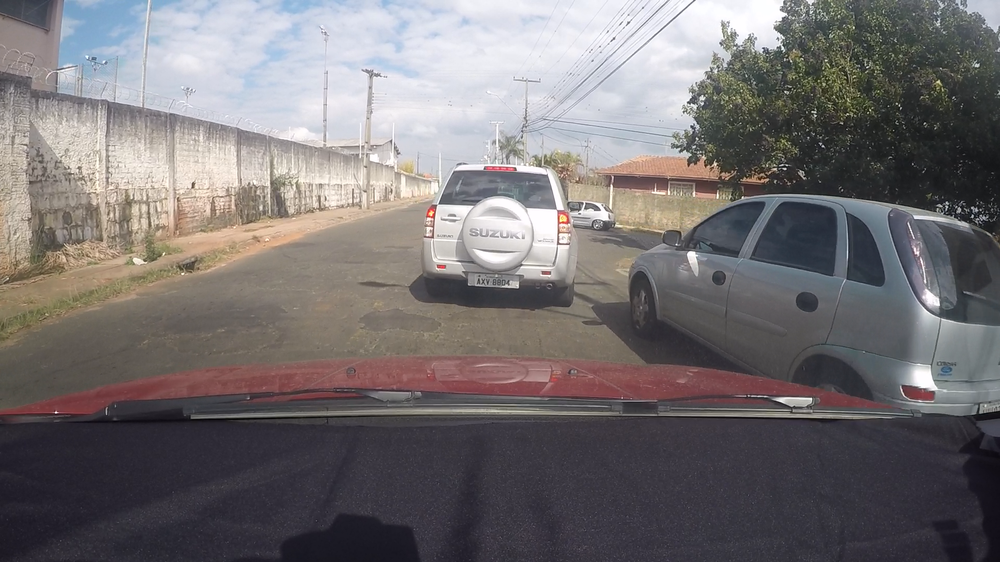
#> input picture code/track1.png, 1000 x 562 px, shrunk from 1920 x 1080 before the run
$ python sobel.py
#> lines starting #> are read from the running program, lines starting #| are printed output that depends on the picture; after the words box and inside, x2 and y2 are one past the last pixel; in counts of white or black regions, pixels touching at a corner belong together
import cv2
import numpy as np
import math

def draw(img):

    cv2.imshow('image', img)
    cv2.waitKey(0)
    cv2.destroyAllWindows()

def auto_canny(image, sigma=0.33):

  # compute the median of the single channel pixel intensities
  v = np.median(image)

  # apply automatic Canny edge detection using the computed median
  lower = int(max(0, (1.0 - sigma) * v))
  upper = int(min(255, (1.0 + sigma) * v))
  edged = cv2.Canny(image, lower, upper)

  # return the edged image
  return edged

img = cv2.imread('track1.png', 0)
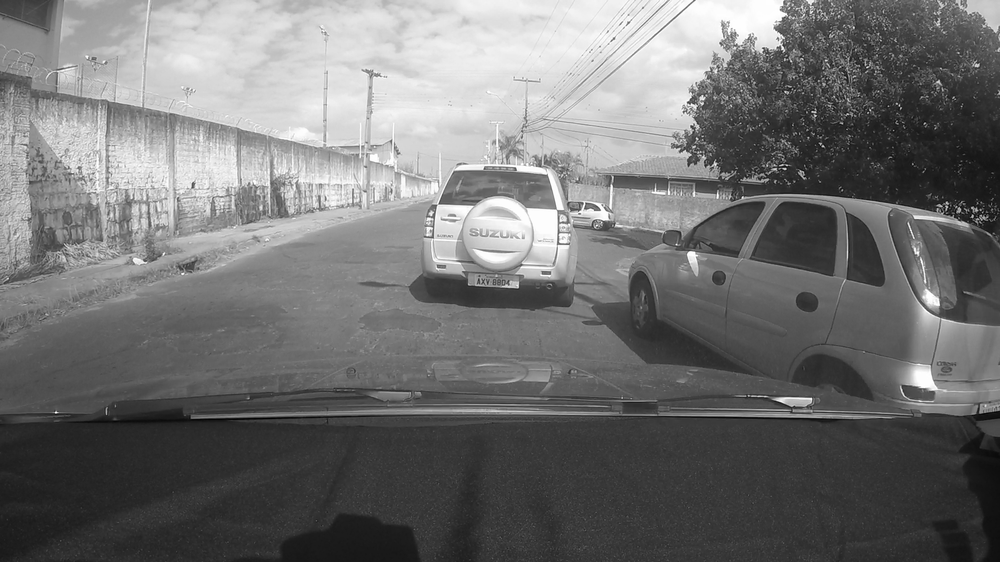
#> img: shape (562, 1000); min 0, max 255, mean 113.9
img = auto_canny(img)
#> in auto_canny, `v = np.median(image)`: v = 98
#> in auto_canny, `lower = int(max(0, (1.0 - sigma) * v))`: lower = 65
#> in auto_canny, `upper = int(min(255, (1.0 + sigma) * v))`: upper = 130
#> in auto_canny, `edged = cv2.Canny(image, lower, upper)`:
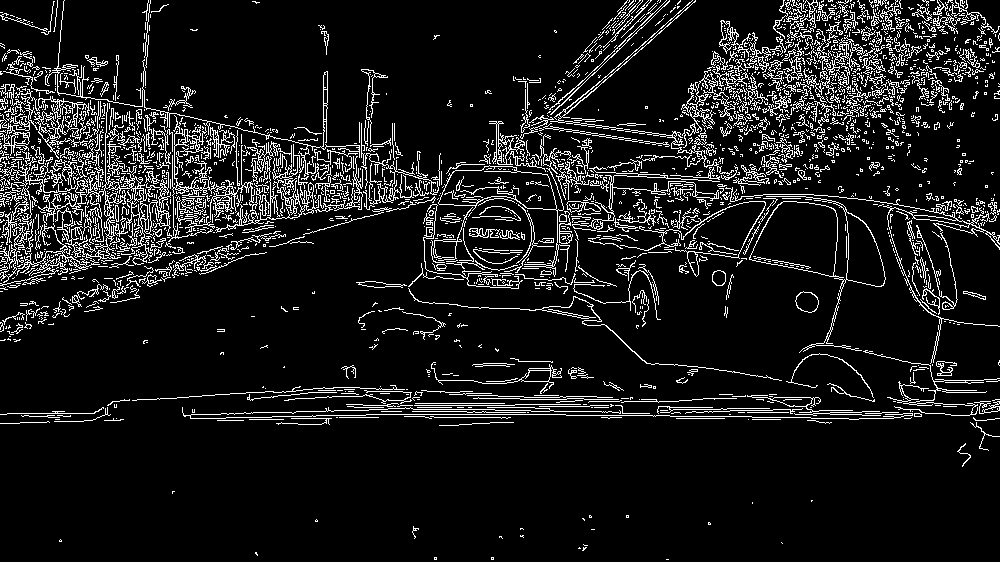
#> edged: shape (562, 1000); 9.9% white in thin lines or dots

def fill_holes(image):

  # Copy the thresholded image.
  im_floodfill = image.copy()

  # Mask used to flood filling.
  # Notice the size needs to be 2 pixels than the image.
  h, w = image.shape[:2]
  mask = np.zeros((h+2, w+2), np.uint8)

  # Floodfill from point (0, 0)
  cv2.floodFill(im_floodfill, mask, (0,0), 255);

  # Invert floodfilled image
  im_floodfill_inv = cv2.bitwise_not(im_floodfill)

  # Combine the two images to get the foreground.
  return image | im_floodfill_inv

def update(dummy=None):

  k10 = cv2.getTrackbarPos("K10", "edit")
  k11 = cv2.getTrackbarPos("K11", "edit")
  k20 = cv2.getTrackbarPos("K20", "edit")
  k21 = cv2.getTrackbarPos("K21", "edit")

  kernel1 = np.ones((1, 1), np.uint8)
  # [6 lines of commented-out code are left out]

  dilation = cv2.dilate(img, kernel1, iterations = 2)
  im_floodfill = dilation.copy()
  h, w = im_floodfill.shape[:2]
  mask = np.zeros((h+2, w+2), np.uint8)
  cv2.floodFill(im_floodfill, mask, (1, 1), 255);
  im_floodfill_inv = cv2.bitwise_not(im_floodfill)
  #res = fill_holes(dilation)

  #smoth_image = cv2.filter2D(dilation, -1, kernel_smoth)
  #res = cv2.erode(dilation, kernel2, iterations = dil_erosion)
  cv2.imshow("edit", im_floodfill_inv)

cv2.namedWindow("edit")
cv2.createTrackbar("Dil_i", "edit", 1, 50, update)
#cv2.createTrackbar("Erode_i", "edit", 1, 50, update)
cv2.createTrackbar("K10", "edit", 1, 30, update)
cv2.createTrackbar("K11", "edit", 1, 30, update)
cv2.createTrackbar("K20", "edit", 1, 30, update)
cv2.createTrackbar("K21", "edit", 1, 30, update)
update()
#> in update, `cv2.floodFill(im_floodfill, mask, (1, 1), 255);`:
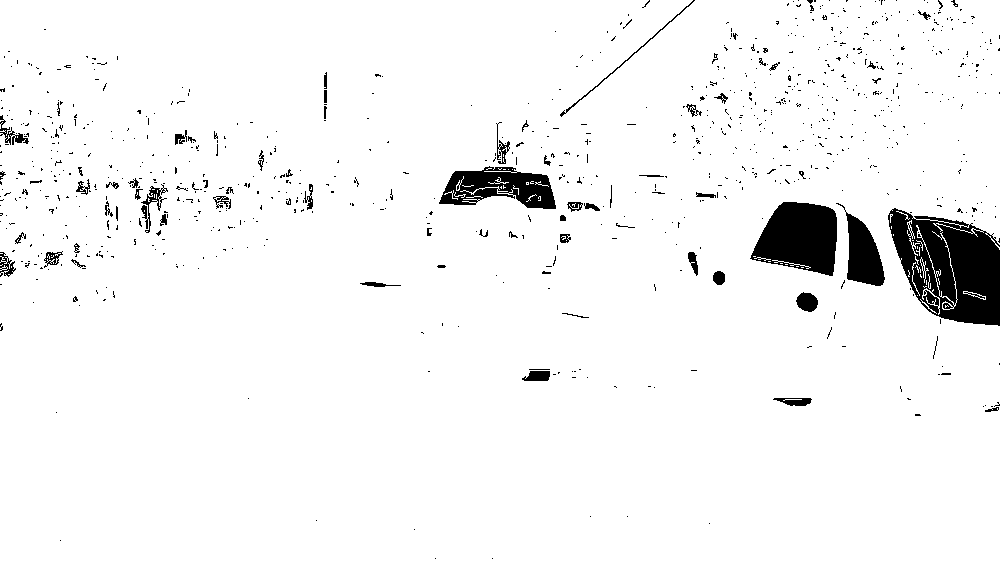
#> im_floodfill: shape (562, 1000); 95.5% white; 863 black regions (793 under 20 px), largest, box (x1, y1, x2, y2) and area: (888, 208, 1000, 326) 8434, (750, 202, 837, 276) 4606, (439, 166, 556, 209) 2985

while(1):

  k = cv2.waitKey(0) & 0xFF
#> (key Esc is pressed here)
  if k == 27: break
  update()

cv2.destroyAllWindows()

$ run again, with code/track2.png copied over code/track1.png
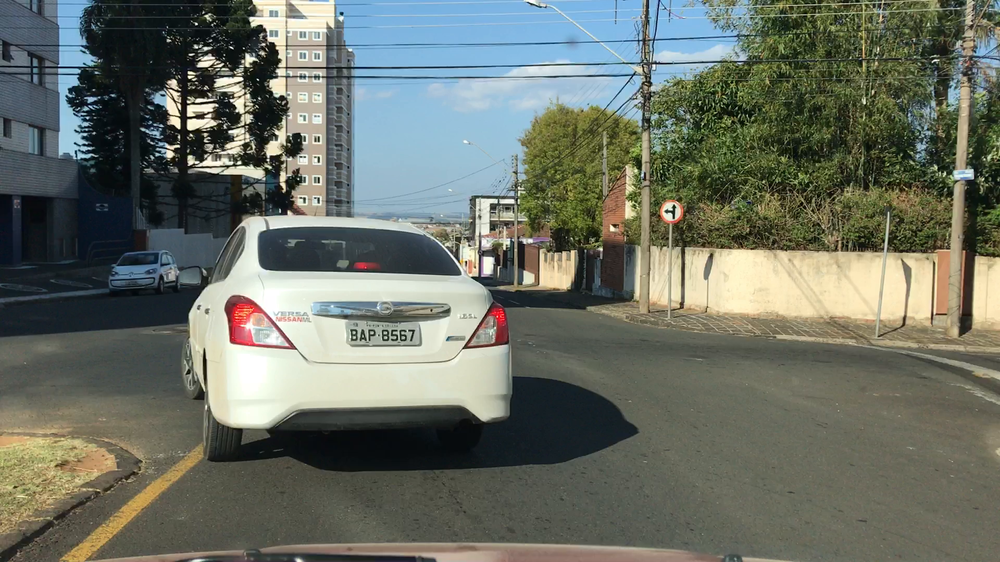
#> input picture code/track2.png, 1000 x 562 px, shrunk from 1920 x 1080 before the run
#> v = 99
#> lower = 66
#> upper = 131
#> in auto_canny, `edged = cv2.Canny(image, lower, upper)`:
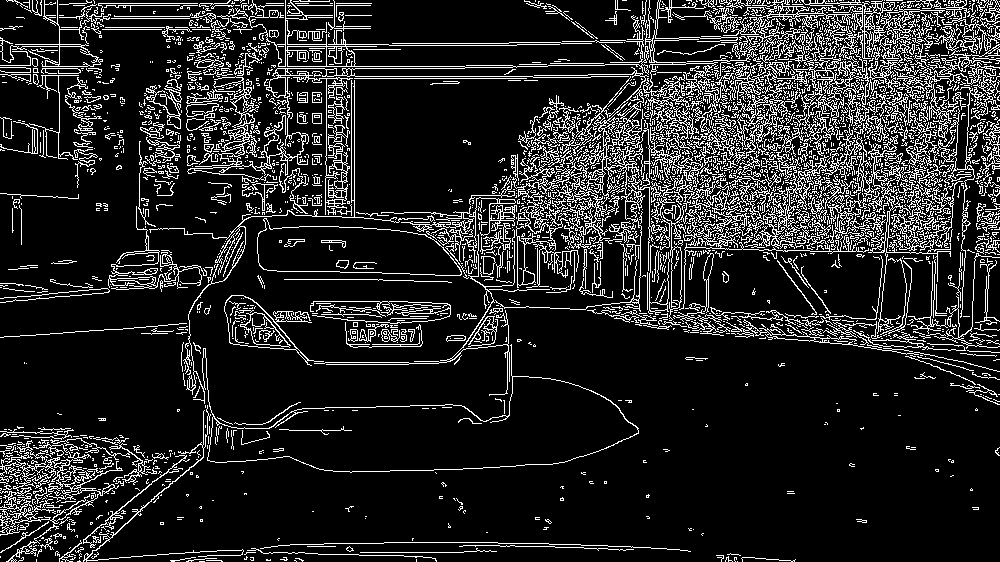
#> edged: shape (562, 1000); 14.4% white in thin lines or dots
#> in update, `cv2.floodFill(im_floodfill, mask, (1, 1), 255);`:
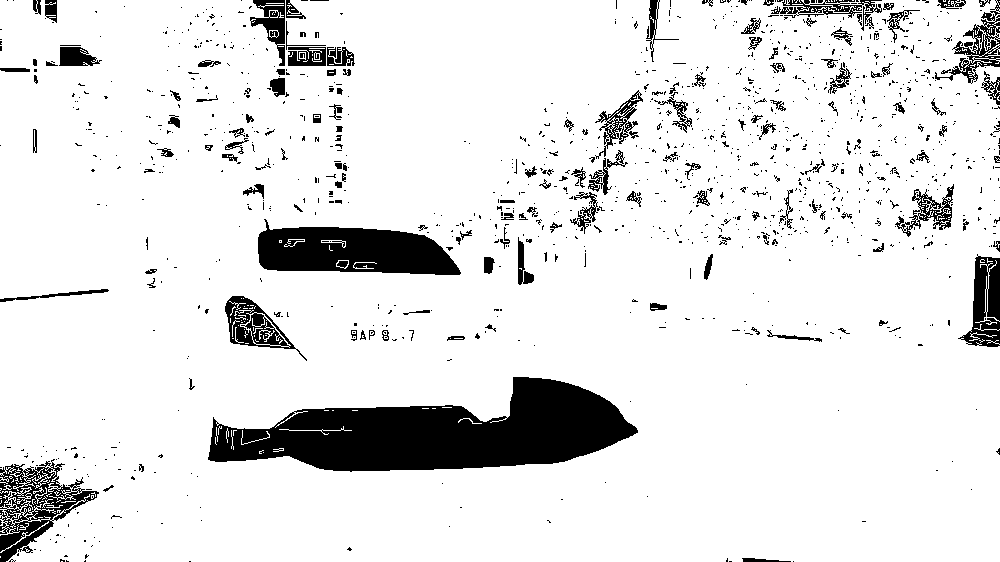
#> im_floodfill: shape (562, 1000); 89.5% white; 1215 black regions (1061 under 20 px), largest, box (x1, y1, x2, y2) and area: (208, 377, 638, 472) 23425, (258, 219, 461, 275) 7696, (0, 459, 99, 562) 3782

$ run again, with code/track3.png copied over code/track1.png
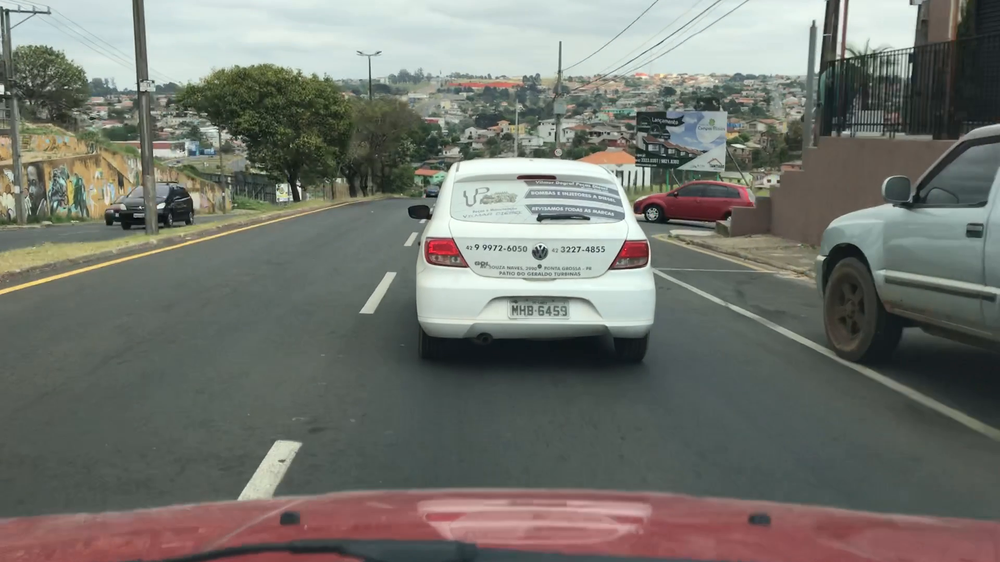
#> input picture code/track3.png, 1000 x 562 px, shrunk from 1920 x 1080 before the run
#> v = 97
#> lower = 64
#> upper = 129
#> in auto_canny, `edged = cv2.Canny(image, lower, upper)`:
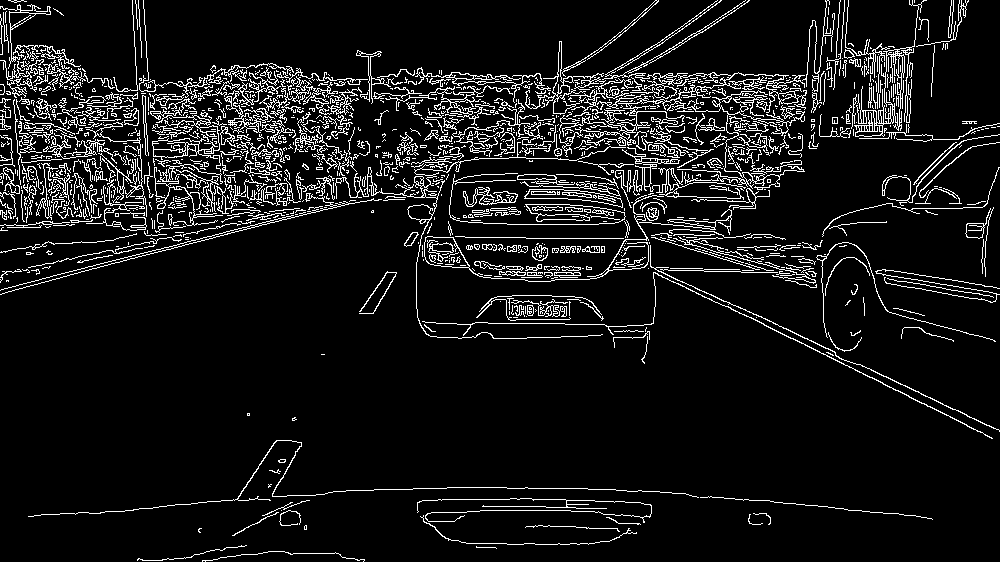
#> edged: shape (562, 1000); 8.8% white in thin lines or dots
#> in update, `cv2.floodFill(im_floodfill, mask, (1, 1), 255);`:
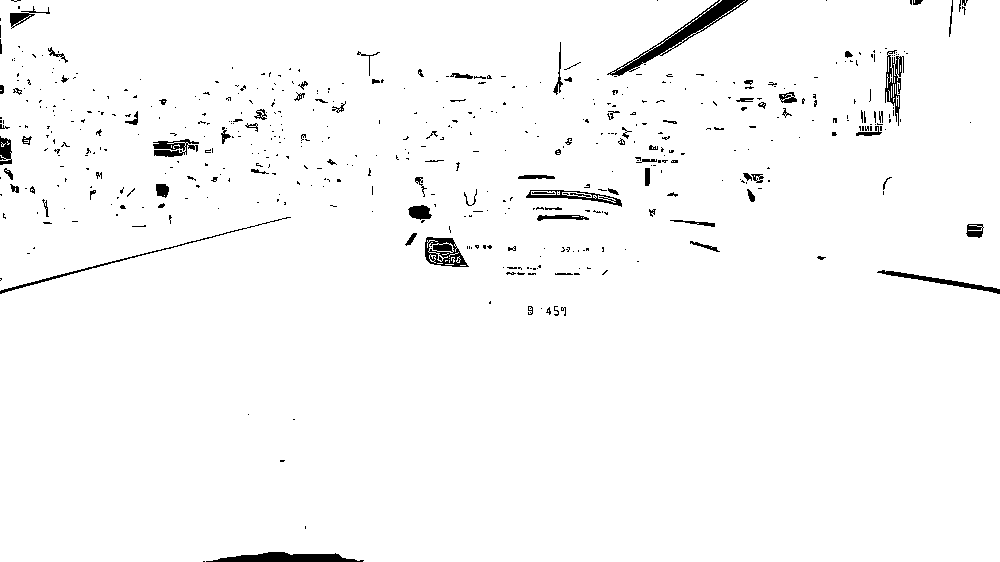
#> im_floodfill: shape (562, 1000); 97.7% white; 521 black regions (427 under 20 px), largest, box (x1, y1, x2, y2) and area: (607, 0, 748, 76) 1598, (206, 552, 364, 562) 1008, (425, 237, 469, 267) 715
